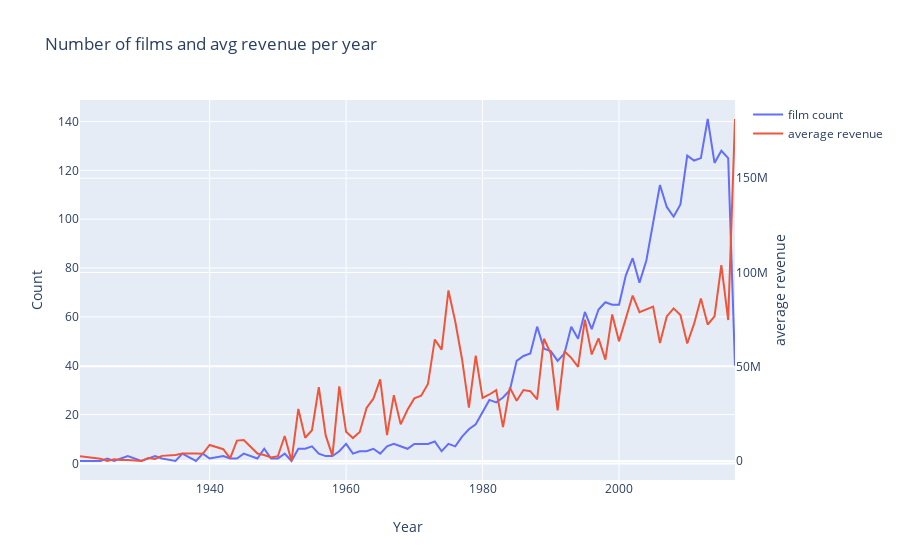

This figure's notebook cell:
### Code cell
d1 = train['release_date_year'].value_counts().sort_index()
d2 = train.groupby(['release_date_year'])['revenue'].mean()


data = [go.Scatter(x=d1.index,y=d1.values,name='film count'),
        go.Scatter(x=d2.index,y=d2.values,name='average revenue',yaxis='y2')]

layout = go.Layout(dict(title='Number of films and avg revenue per year',
                        xaxis=dict(title='Year'),
                        yaxis = dict(title='Count'),
                        yaxis2=dict(title='average revenue',overlaying='y',side='right')
                        ), legend = dict(orientation='v'))
py.iplot(dict(data = data,layout=layout))
